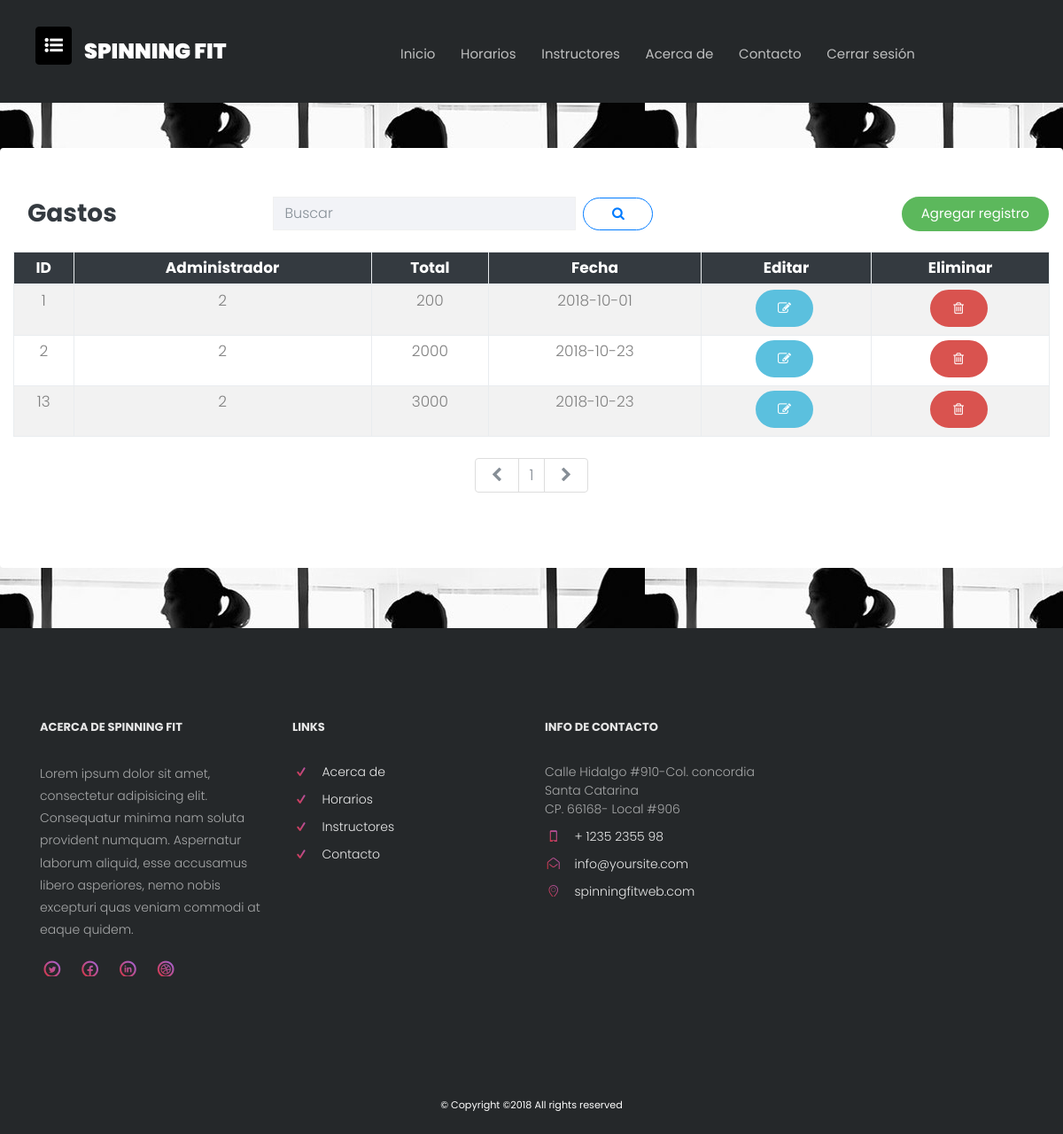
The app's page /ctExpenses.php (signed in) with its own data.
### tables this page shows
CREATE TABLE IF NOT EXISTS `gastos` (
  `idGastos` int(11) NOT NULL AUTO_INCREMENT,
  `Administrador_idAdministrador` int(11) DEFAULT NULL,
  `cantidad_gasto` varchar(45) DEFAULT NULL,
  `fecha_gasto` varchar(45) DEFAULT NULL,
  PRIMARY KEY (`idGastos`),
  KEY `fk_Gastos_Administrador1_idx` (`Administrador_idAdministrador`)
);

### ctExpenses.php (the view, shortened to what this page needs)
<!DOCTYPE HTML>
<?php include "php/AuthenticationAdmin.php";?>
<html>
	<head>
	<link rel="stylesheet" href="css/animate.css">
	<link rel="stylesheet" href="css/icomoon.css">
	<link rel="stylesheet" href="css/bootstrap.css">
	<link rel="stylesheet" href="css/magnific-popup.css">
	<link rel="stylesheet" href="css/flexslider.css">
	<link rel="stylesheet" href="css/owl.carousel.min.css">
	<link rel="stylesheet" href="css/owl.theme.default.min.css">
	<link rel="stylesheet" href="fonts/flaticon/font/flaticon.css">
	<link rel="stylesheet" type="text/css" href="css/pushbar.css">
	<link rel="stylesheet" href="css/style.css">
	<link rel="stylesheet" href="css/fontello.css">
	</head>
	<body>
	<div id="page">
		<nav class="colorlib-nav" role="navigation" style="background: #25282a;">
			<div class="top-menu">
				<div class="container">
					<div class="row">
						<div class="col-md-3">
							<div id="colorlib-logo"><a href="index.php">Spinning Fit</a></div>
						</div>
						<div class="col-md-9 text-center menu-1">
							<ul>
								<li><a href="index.php">Inicio</a></li>
								<li><a href="schedule.html">Horarios</a></li>
								<li><a href="trainers.html">Instructores</a></li>
								<li><a href="info.html">Acerca de</a></li>
								<li><a href="contact.html">Contacto</a></li>
								<?php include "php/SessionButtons.php"; ?>
							</ul>
						</div>
					</div>
				</div>
			</div>
			<?php include "php/UserMenus.php"; ?>
		</nav>
		<div id="colorlib-main" style="background-image: url(images/img_bg_5.jpg);" data-stellar-background-ratio="0.5">
			<div class="container-fluid">
				<div class="row">
					<div class="col-12 mt-5 bg-white rounded">
						<div class="mt-5 text-center colorlib-heading animate-box">
						<div class="row mb-3">
							<h3 class="text-dark font-weight-bold mx-3 my-auto col-auto">Gastos</h3>
							<form action="" method="GET" class="form-inline my-2 col-auto m-auto">
		                        <input class="form-control mr-sm-2" placeholder="Buscar" type="text" name="buscar">
		                        <button class="btn btn-outline-primary my-2" type="submit"><i class="icon-search2 mx-2"></i></button>
		                    </form>
		                    <a class="btn btn-success my-auto ml-auto mr-3 text-white" href="FormExpenses.php">
		                        Agregar registro
		                    </a>
	                    </div>
						 <?php
		                    $re2 = $mysqli->query("SELECT * FROM `gastos`");
		                    $cantidad_resultados = 15;
		                    if (isset($_GET["page"]) && is_numeric($_GET["page"])) {
		                        if ($_GET["page"] != 1) {
		                            $pagina = $_GET["page"];
		                        } else {
		                        	$pagina = 1;
		                        }
		                    } else {
		                        $pagina = 1;
		                    }
		                    $empieza = ($pagina-1) * $cantidad_resultados;
		                    $total_registros = mysqli_num_rows($re2);
		                    $total_paginas = ceil($total_registros / $cantidad_resultados);
		                    if(isset($_GET['buscar'])){
		                        $re = $mysqli->query("SELECT * FROM gastos WHERE `Administrador_idAdministrador`  LIKE '%".$_GET['buscar']."%' ORDER BY `idGastos` ASC LIMIT $empieza, $cantidad_resultados");
		                    } else {
		                        $re = $mysqli->query("SELECT * FROM gastos ORDER BY `idGastos` ASC LIMIT $empieza, $cantidad_resultados");
		                    }
		                     if ((mysqli_num_rows($re))!=0) {
		                ?>
						<table class="table table-striped table-bordered table-sm table-hover">
							<thead class="thead-dark bg-dark text-white">
								<th class="text-center col-auto">ID</th>
								<th class="text-center col-auto">Administrador</th>
								<th class="text-center col-auto">Total</th>
								<th class="text-center col-auto">Fecha</th>
								<th class="text-center col-auto">Editar</th>
								<th class="text-center col-auto">Eliminar</th>
							</thead>
						<?php
		                        while ($f=mysqli_fetch_array($re)) {
		                ?>
							<tr>
		                        <td class="text-center"><?php echo $f['idGastos']; ?></td>
		                        <td class="text-center"><?php echo $f['Administrador_idAdministrador']; ?></td>
		                        <td class="text-center"><?php echo $f['cantidad_gasto']; ?></td>
		                        <td class="text-center"><?php echo $f['fecha_gasto']; ?></td>
		                        <td>
		                        	<a href="/FormExpenses.php?id=<?php echo $f['idGastos']; ?>" class="btn btn-info btn-sm">
		                                <i class="icon-edit" aria-hidden="true"></i>
		                            </a>
		                        </td>
		                        <td class="text-center">
		                            <form action="php/DeleteExpense.php" method="POST">
		                                <button type="submit" class="btn btn-danger btn-sm" name="id" value="<?php echo $f['idGastos']; ?>">
		                                    <i class="icon-trash" aria-hidden="true"></i>
		                                </button>
		                            </form>
		                        </td>
	                        </tr>
                        <?php
		                        }
		                ?>
						</table>
						<nav class="mt-4" aria-label="Page navigation example">
		                    <ul class="pagination justify-content-center">
		                        <li class="page-item <?php if($pagina==1){ echo "disabled";} ?>">
		                            <a class="page-link" href="?page=<?php echo ($pagina-1); ?>" tabindex="-1"><i class="icon-arrow-left2"></i></a>
		                        </li>
		                        <?php
		                            if ($pagina<4) {
		                                $i = 1;
		                            } else {
		                                $i = $pagina-2;
		                            }
		                            if ($total_paginas<=5) {
		                                 $Muestra_paginas = $total_paginas;
		                            }
		                            for ($i; $i<=$Muestra_paginas; $i++) {
		                                print '<li class="page-item ';
		                                if($pagina==$i){print 'disabled';}
		                                echo '"><a class="page-link" href="?page='.$i.'">'.$i.'</a></li>';
		                            };
		                        ?>
		                        <li class="page-item <?php if($pagina==$total_paginas){ echo "disabled";} ?>">
		                            <a class="page-link" href="?page=<?php echo ($pagina+1); ?>""><i class="icon-arrow-right2"></i></a>
		                        </li>
		                    </ul>
		                </nav>
		                <?php
		                } else {
		                    echo "<div class='col-12 m-5'><center><strong>No hay registros</strong></center></div>";
		                }
		                ?>
					</div>
				</div>
			</div>
		</div>
	</div>
	<footer id="colorlib-footer">
		<div class="container">
			<div class="row row-pb-md">
				<div class="col-md-3 colorlib-widget">
					<h4>Acerca de Spinning Fit </h4>
					<p>Lorem ipsum dolor sit amet, consectetur adipisicing elit. Consequatur minima nam soluta provident numquam. Aspernatur laborum aliquid, esse accusamus libero asperiores, nemo nobis excepturi quas veniam commodi at eaque quidem.</p>
					<p>
						<ul class="colorlib-social-icons">
							<li><a href="#"><i class="icon-twitter"></i></a></li>
							<li><a href="#"><i class="icon-facebook"></i></a></li>
							<li><a href="#"><i class="icon-linkedin"></i></a></li>
							<li><a href="#"><i class="icon-dribbble"></i></a></li>
						</ul>
					</p>
				</div>
				<div class="col-md-3 colorlib-widget">
					<h4>Links</h4>
					<p>
						<ul class="colorlib-footer-links">
							<li><a href="info.html"><i class="icon-check"></i> Acerca de</a></li>
							<li><a href="schedule.html"><i class="icon-check"></i> Horarios</a></li>
							<li><a href="trainers.html"><i class="icon-check"></i> Instructores</a></li>
							<li><a href="contact.html"><i class="icon-check"></i> Contacto</a></li>
						</ul>
					</p>
				</div>
				<div class="col-md-3 colorlib-widget">
					<h4>Info de contacto</h4>
					<ul class="colorlib-footer-links">
						<li>Calle Hidalgo #910-Col. concordia Santa Catarina<br>  CP. 66168- Local #906 </li>
						<li><a href="tel://1234567920"><i class="icon-phone"></i> + 1235 2355 98</a></li>
						<li><a href="mailto:info@yoursite.com"><i class="icon-envelope"></i> info@yoursite.com</a></li>
						<li><a href="http://luxehotel.com"><i class="icon-location4"></i> spinningfitweb.com</a></li>
					</ul>
				</div>
			</div>
		</div>
		<div class="copy">
			<div class="container">
				<div class="row">
					<div class="col-md-12 text-center">
						<p>
							<small class="block">&copy;
Copyright &copy;<script>document.write(new Date().getFullYear());</script> All rights reserved
						</p>
					</div>
				</div>
			</div>
		</div>
	</footer>
	</body>
</html>

### css/icomoon.css (style rules this page uses)
[class^="icon-"], [class*=" icon-"] { font-family: 'icomoon' !important; speak: none; font-style: normal; font-weight: normal; font-variant: normal; text-transform: none; line-height: 1; -webkit-font-smoothing: antialiased; -moz-osx-font-smoothing: grayscale; }
.icon-trash:before { content: "\e109"; }
.icon-check:before { content: "\e116"; }
.icon-location4:before { content: "\e912"; }
.icon-phone:before { content: "\e004"; }
.icon-edit:before { content: "\e01c"; }
.icon-envelope:before { content: "\e028"; }
.icon-facebook:before { content: "\e05d"; }
.icon-twitter:before { content: "\e05e"; }
.icon-linkedin:before { content: "\e062"; }
.icon-dribbble:before { content: "\e063"; }
.icon-search2:before { content: "\e9b6"; }
.icon-arrow-right2:before { content: "\ea6c"; }
.icon-arrow-left2:before { content: "\ea70"; }

### records on screen
gastos: idGastos "1", Administrador_idAdministrador "2", cantidad_gasto "200", fecha_gasto "2018-10-01"
gastos: idGastos "2", Administrador_idAdministrador "2", cantidad_gasto "2000", fecha_gasto "2018-10-23"
gastos: idGastos "13", Administrador_idAdministrador "2", cantidad_gasto "3000", fecha_gasto "2018-10-23"
